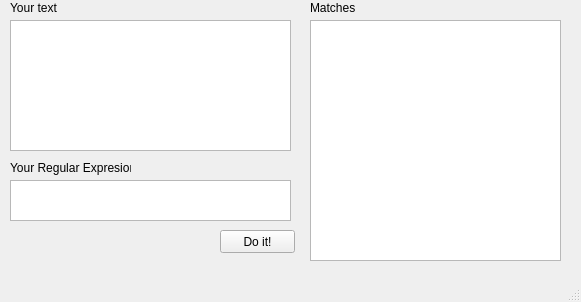
<?xml version="1.0" encoding="UTF-8"?>
<ui version="4.0">
 <class>RegExper</class>
 <widget class="QMainWindow" name="RegExper">
  <property name="geometry">
   <rect>
    <x>0</x>
    <y>0</y>
    <width>581</width>
    <height>302</height>
   </rect>
  </property>
  <property name="windowTitle">
   <string>REG EXPER v0.01</string>
  </property>
  <widget class="QWidget" name="centralwidget">
   <widget class="QTextEdit" name="regexp">
    <property name="geometry">
     <rect>
      <x>10</x>
      <y>180</y>
      <width>281</width>
      <height>41</height>
     </rect>
    </property>
   </widget>
   <widget class="QPushButton" name="wykonaj">
    <property name="geometry">
     <rect>
      <x>220</x>
      <y>230</y>
      <width>75</width>
      <height>23</height>
     </rect>
    </property>
    <property name="text">
     <string>Do it!</string>
    </property>
   </widget>
   <widget class="QLabel" name="label">
    <property name="geometry">
     <rect>
      <x>10</x>
      <y>160</y>
      <width>121</width>
      <height>16</height>
     </rect>
    </property>
    <property name="text">
     <string>Your Regular Expresion</string>
    </property>
   </widget>
   <widget class="QTextEdit" name="message">
    <property name="geometry">
     <rect>
      <x>10</x>
      <y>20</y>
      <width>281</width>
      <height>131</height>
     </rect>
    </property>
   </widget>
   <widget class="QLabel" name="label_2">
    <property name="geometry">
     <rect>
      <x>10</x>
      <y>0</y>
      <width>121</width>
      <height>16</height>
     </rect>
    </property>
    <property name="text">
     <string>Your text</string>
    </property>
   </widget>
   <widget class="QTextEdit" name="results">
    <property name="geometry">
     <rect>
      <x>310</x>
      <y>20</y>
      <width>251</width>
      <height>241</height>
     </rect>
    </property>
   </widget>
   <widget class="QLabel" name="label_3">
    <property name="geometry">
     <rect>
      <x>310</x>
      <y>0</y>
      <width>121</width>
      <height>16</height>
     </rect>
    </property>
    <property name="text">
     <string>Matches</string>
    </property>
   </widget>
  </widget>
  <widget class="QMenuBar" name="menubar">
   <property name="geometry">
    <rect>
     <x>0</x>
     <y>0</y>
     <width>581</width>
     <height>21</height>
    </rect>
   </property>
  </widget>
  <widget class="QStatusBar" name="statusbar"/>
 </widget>
 <resources/>
 <connections/>
</ui>
